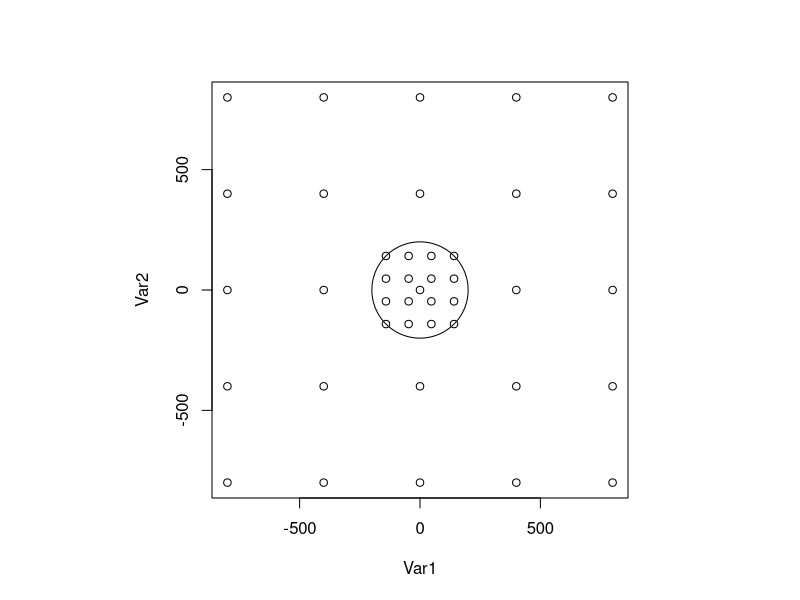

Here is the R script that generated this plot: (Note: a time limit stopped this script after it produced the figure.)
## ---- chunk 1
knitr::opts_chunk$set(echo = TRUE)
## ---- chunk 2

# General surveillance
grid_size = 4
general_grid_1d = seq(-grid_size / 2, grid_size / 2) * 400
general_grid = expand.grid(general_grid_1d, general_grid_1d)
general_traps = as.matrix(general_grid)

d = 200 / sqrt(2)
supp_grid_1d = seq(-d, d, length.out = 4)
supp_traps = expand.grid(supp_grid_1d, supp_grid_1d)
all_traps = rbind(general_traps, supp_traps)

supp_indicator = rep(c('General', 'Supplementary'), c(nrow(general_traps), nrow(supp_traps)))
traps_df = data.frame(all_traps, factor(supp_indicator, c('Yes', 'No')))

  

# Plot traps as a check
par(pty = 's')
plot(all_traps)
plotrix::draw.circle(0, 0, radius=200)
par(pty = 'm')

norm = function(x) sqrt(sum(x^2))

pr_fn_ms = function(d) 0.4702111 * d ^(-1.37)
pr_fn_lg = function(d) exp(-2.66076 - 0.01109 * d) / 2


# Get probability of capture as a function of distance
# Inputs
#   d (float): distance btw fly and trap
#   pr_fn (function): one of pr_fn_ms or pr_fn_lg
#   threshold (float): lowest distance for which we will compute the pr_fn function.
pr_cap = function(d, pr_fn, threshold=1) {
  # Probability a single fly IS captured at 1 trap in 1 time period
  # We divide distance by 1000 to rescale to metre scale
  prob = function(distance) 1 - (1 - pr_fn(distance))^(1/4)

  ifelse(d <= threshold, prob(threshold), prob(d))
}

# Function to simulate Medfly population dynamics
# Inputs
#   n_periods (int): number of weeks
#   growth_params (list(mu=numeric(n_periods), sd=numeric(n_periods))): 
#     weekly growth mean and sd
draw_N = function(n_periods, growth_params, type='all') {
  N = growth_rates = numeric(n_periods)
  
  # Draw growth rates
  growth_rate = rnorm(1, growth_params$mu, growth_params$sd)
  
  # Draw number of flies at t_1
  N[1] = rgeom(1, 1/20)
  
  # Draw the no. of flies at t_2, t_3, ...
  for (t in 2:n_periods) {
    N[t] = rpois(1, N[t-1] * exp(growth_rate))
  }
  
  if (type == 'all') {
    return(list(N=N, R=growth_rate))
  } else {
    return(N[n_periods])
  }
}

# Function to simulate Medfly population dynamics with weather
# Inputs
#   n_periods (int): number of weeks
#   growth_params (list(mu=numeric(n_periods), sd=numeric(n_periods))): 
#     weekly growth mean and sd
draw_N_w = function(n_periods, growth_params, type='all') {
  N = growth_rates = numeric(n_periods)
  
  # Draw growth rates
  growth_rate = rnorm(1, growth_params$mu, growth_params$sd)
  
  # Draw number of flies at t=1
  N[1] = rgeom(1, 1/20) 
  
  # Draw the no. of flies at t=2, t=3, ...
  for (t in 2:n_periods) {
    N[t] = rpois(1, N[t-1] * exp(growth_rate))
  }
  
  if (type == 'all') {
    return(list(N=N, R=growth_rate))
  } else {
    return(N[n_periods])
  }
}

# Function to draw a single simulation of a typical scenario
# Inputs
#   n_periods (int): number of weeks
#   growth_params (list(mu=numeric(n_periods), sd=numeric(n_periods))): 
#     weekly growth mean and sd
# Output
#   N (numeric(n_periods)): population size at each (weekly) time point

sim_erad = function(n_periods, growth_params) {
  # Initialise capture data
  y = numeric(n_periods)
  
  # Draw the population size fore each time point
  popn = draw_N(n_periods, growth_params)
  N = popn$N
  
  # Draw location and individual dispersals/deviations
  L = rnorm(2, sd = 160)
  
  # Capture probabilities
  for (t in 1:n_periods) {
    # Exit early if we have a zeroes because the population can't recover
    if (N[t] == 0) break
    
    # Check whether we're in a supplementary or general period
    n_traps = ifelse(t < 7, nrow(all_traps), nrow(general_traps))
  
    # Draw dispersals
    fly_locs = L + matrix(rnorm(2*N[t], sd=12.5), nrow=2)
    
    # Initialise probability of no captures at t (log scale)
    pr_no_caps_ln = 0
    
    for (k in 1:n_traps) {
      # Distance between trap k and each fly
      distances = sqrt(colSums((fly_locs - unlist(all_traps[k,]))^2))
      
      # Update probability of no captures
      pr_no_caps_ln = pr_no_caps_ln + sum(log(1-pr_cap(distances, pr_fn_ms)))
    }
    
    #y_t = 1 iff no flies are captured
    y[t] = rbinom(1, 1, exp(pr_no_caps_ln))
    
    if (!y[t]) return(NA)
  }
  
  # Return population sizes and an indicator for acceptance
  # We only accept a sample if y[t] = 1 for all t
  return(c(tail(N, 2), popn$R))
}

n_periods = 12
growth_params = list(mu = 0, sd = 0.2)

# Draw 1e4 posterior samples
sim_post = function(n_iter, n_periods, growth_params) {
  posterior_N = matrix(ncol=3, nrow=n_iter)
  colnames(posterior_N) = c('N_T', 'N_T-1', 'R')
  count_success = count_all = 0
  
  pb = progress::progress_bar$new(total=n_iter)
  
  while (count_success < n_iter) {
    count_all = count_all + 1
    
    new = sim_erad(n_periods, growth_params)
    
    if (!is.na(new[1])) {
      count_success = count_success + 1
      posterior_N[count_success, ] = new
      pb$tick()
    }
  }
  
  print(paste('Success rate:', count_success / count_all))
  
  return(posterior_N)
}

# Draw from the prior
sim_prior = function(n_iter, n_periods, growth_params) {
  # Init N
  prior_N = numeric(n_iter)
  
  for (i in 1:n_iter) {
    prior_N[i] = draw_N(n_periods, growth_params, 'last')
  }
  
  return(prior_N)
}

res = sim_post(1e4, n_periods, growth_params)

mean(sim_prior(1e4, n_periods, growth_params) == 0)

# With LG: success rate is 0.31, PR(N_T = 0) = 0.684
# With MS: success rate is 0.68, Pr(N_t = 0) = 0.425
# In each case, prior prob of erad is 0.323.


# Distribution of posterior prob

prob = exp(-res[, 2] * exp(res[, 3]))
hist(res[, 3], probability=T, breaks=10)
curve(dnorm(x, 0, 0.2), add=T)

hist(prob[prob != 1], breaks=50)

plot(density(prob[prob != 1]))

x = matrix(1:4, nrow=2)


mean(res[, 1] == 0)
## ---- chunk 3
# Plot of traps
library(ggforce)
ggplot(traps_df) +
  geom_circle(aes(x0=0, y0=0, r=200), colour = 'grey') +
  geom_point(aes(Var1, Var2, col=supp_indicator)) +
  coord_fixed() +
  xlab('X coordinate (metres)') +
  ylab('Y coordinate (metres)') +
  labs(col = 'Trap type') +
  scale_x_continuous(breaks = (-4:4)*200) +
  scale_y_continuous(breaks = (-4:4)*200) 

# Plot of typical situation

N = 30
fly_locations = data.frame(x=rnorm(N, sd=12.5), y=rnorm(N, sd=12.5))
library(ggforce)
ggplot(traps_df) +
  geom_circle(aes(x0=0, y0=0, r=200), colour = 'grey') +
  geom_point(aes(Var1, Var2, col=supp_indicator)) +
  geom_point(aes(x, y), data=fly_locations) +
  coord_fixed() +
  xlab('X coordinate (metres)') +
  ylab('Y coordinate (metres)') +
  labs(col = 'Trap type') +
  scale_x_continuous(breaks = (-4:4)*200) +
  scale_y_continuous(breaks = (-4:4)*200) 

# Plot of prior location density

x = seq(-1e3, 1e3, 20)
grid = expand.grid(-1e3:1e3, -1e3:1e3)
z = dnorm(grid[,1], sd=160) * dnorm(grid[,2], sd=160)

ggplot(data.frame(x=grid[,1], y=grid[,2], z)) +
  geom_contour_filled(aes(x=x, y=y, z=z)) +
  geom_point(aes(Var1, Var2, col=supp_indicator), data=traps_df) +
  theme(legend.position = 'none') +
  coord_fixed() +
  xlab('X coordinate (metres)') +
  ylab('Y coordinate (metres)') +
  scale_x_continuous(breaks = (-4:4)*200) +
  scale_y_continuous(breaks = (-4:4)*200) 

## ---- chunk 4
a = 0.000386
b = 0.0279
c = 0.374

# Suppose residual variance is 0.1.
